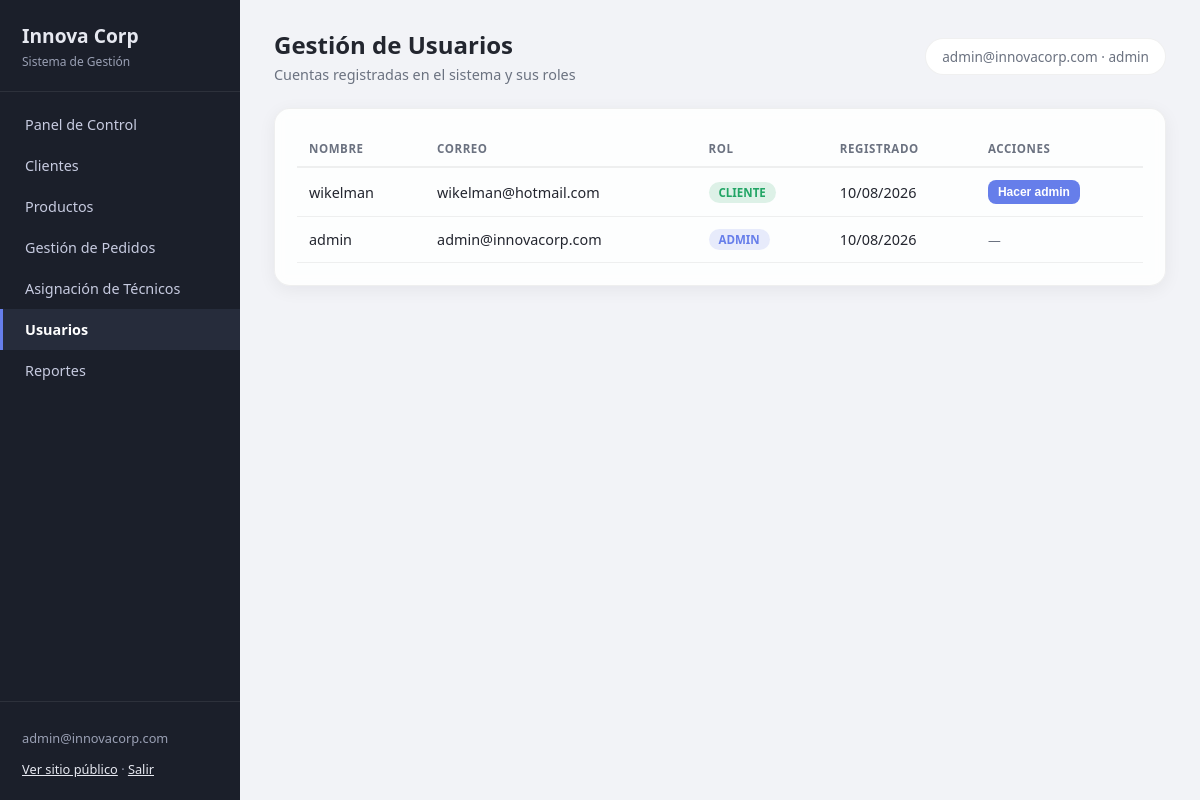
The page /admin/usuarios (signed in) on the database as committed earlier.
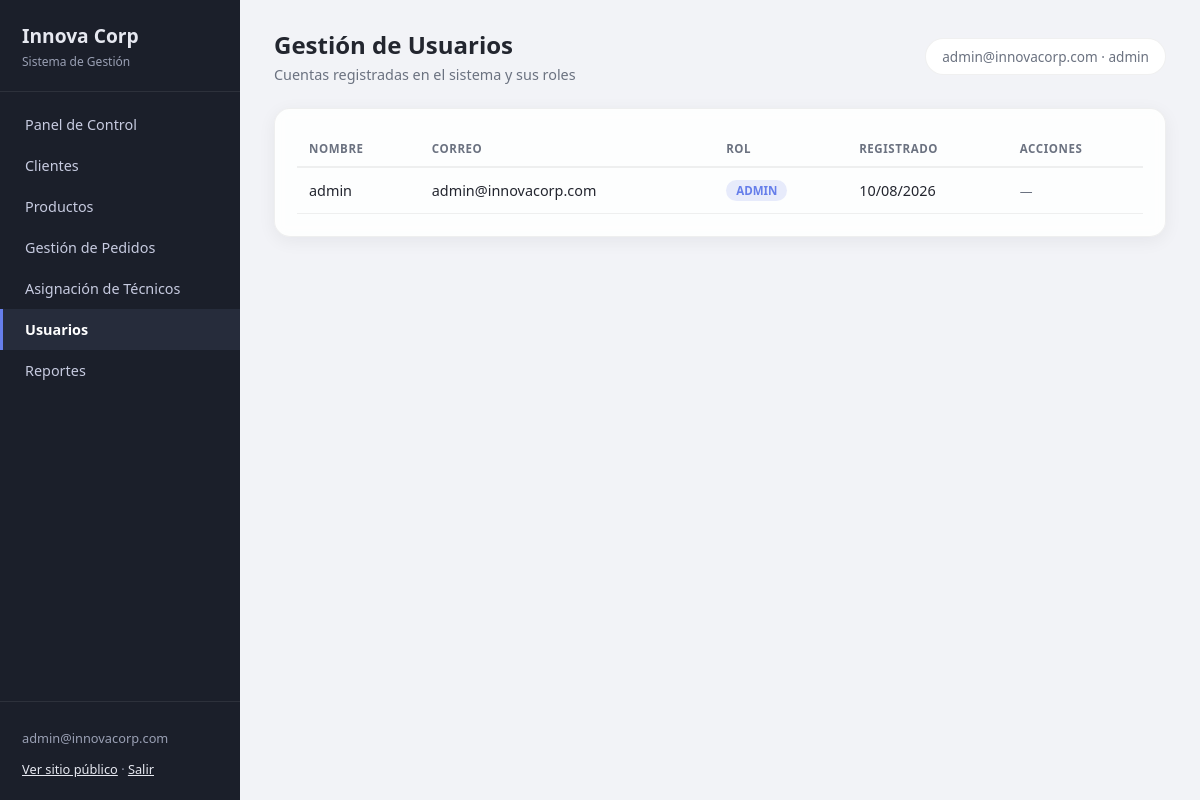
The same page on the database as committed later.
### models.py (models this page shows, shortened)
class Usuario(UserMixin, db.Model):
    __tablename__ = 'usuarios'
    id_usuario = db.Column(db.Integer, primary_key=True)
    nombre_usuario = db.Column(db.String(50), nullable=False, unique=True)
    correo = db.Column(db.String(100), nullable=False, unique=True)
    password_hash = db.Column(db.String(255), nullable=False)
    rol = db.Column(db.String(20), nullable=False, default='cliente')  # admin | tecnico | cliente
    activo = db.Column(db.Boolean, nullable=False, default=True)
    fecha_creacion = db.Column(db.DateTime, default=datetime.utcnow)

### app.py (the view)
@app.route('/admin/usuarios')
@admin_required
def admin_usuarios():
    usuarios = Usuario.query.order_by(Usuario.fecha_creacion.desc()).all()
    return render_template('admin/usuarios.html', activo='usuarios', usuarios=usuarios)

### app.py (called while the page is built)
@login_manager.user_loader
def load_user(id_usuario):
    return Usuario.query.get(int(id_usuario))

def admin_required(f):
    @wraps(f)
    def decorated(*args, **kwargs):
        if not current_user.is_authenticated or current_user.rol != 'admin':
            if request.path.startswith('/api/') or request.headers.get('Accept') == 'application/json':
                return jsonify({'error': 'No autorizado'}), 401
            flash('No tienes permisos para acceder a esa seccion.', 'error')
            return redirect(url_for('login'))
        return f(*args, **kwargs)
    return decorated

@app.before_request
def ensure_db():
    if not hasattr(app, '_db_initialized'):
        inicializar_bd()
        app._db_initialized = True

### templates/admin/usuarios.html (shortened to what this page needs)
{% extends "admin/base.html" %}
{% block encabezado %}Gestión de Usuarios{% endblock %}
{% block subtitulo %}Cuentas registradas en el sistema y sus roles{% endblock %}
{% block contenido %}
<div class="card">
    {% if usuarios %}
    <table class="tabla-admin">
        <thead>
            <tr>
                <th>Nombre</th>
                <th>Correo</th>
                <th>Rol</th>
                <th>Registrado</th>
                <th>Acciones</th>
            </tr>
        </thead>
        <tbody>
            {% for u in usuarios %}
            <tr>
                <td>{{ u.nombre_usuario }}</td>
                <td>{{ u.correo }}</td>
                <td><span class="badge badge-{{ u.rol }}">{{ u.rol }}</span></td>
                <td>{{ u.fecha_creacion.strftime('%d/%m/%Y') if u.fecha_creacion else '-' }}</td>
                <td>
                    {% if u.rol in ['cliente', 'tecnico'] %}
                    <form method="POST" action="{{ url_for('api_hacer_admin', id_usuario=u.id_usuario) }}"
                          onsubmit="return confirm('¿Convertir a {{ u.correo }} en administrador?');">
                        <button type="submit" class="btn btn-primary btn-sm">Hacer admin</button>
                    </form>
                    {% else %}
                    <span style="color: var(--text-muted); font-size: 0.8rem;">—</span>
                    {% endif %}
                </td>
            </tr>
            {% endfor %}
        </tbody>
    </table>
    {% else %}
    <div class="empty-state">No hay usuarios registrados todavía.</div>
    {% endif %}
</div>
{% endblock %}

### templates/admin/base.html (shortened to what this page needs)
<!DOCTYPE html>
<html lang="es">
<head>
    <link rel="stylesheet" href="{{ url_for('static', filename='admin.css') }}">
</head>
<body class="admin-body">
    <aside class="admin-sidebar">
        <div class="brand">
            <h1>Innova Corp</h1>
            <span>Sistema de Gestión</span>
        </div>
        <ul class="admin-nav">
            <li><a href="{{ url_for('admin_dashboard') }}" class="{{ 'active' if activo == 'dashboard' else '' }}">Panel de Control</a></li>
            <li><a href="{{ url_for('admin_clientes') }}" class="{{ 'active' if activo == 'clientes' else '' }}">Clientes</a></li>
            <li><a href="{{ url_for('admin_productos') }}" class="{{ 'active' if activo == 'productos' else '' }}">Productos</a></li>
            <li><a href="{{ url_for('admin_pedidos') }}" class="{{ 'active' if activo == 'pedidos' else '' }}">Gestión de Pedidos</a></li>
            <li><a href="{{ url_for('admin_tecnicos') }}" class="{{ 'active' if activo == 'tecnicos' else '' }}">Asignación de Técnicos</a></li>
            <li><a href="{{ url_for('admin_usuarios') }}" class="{{ 'active' if activo == 'usuarios' else '' }}">Usuarios</a></li>
            <li><a href="{{ url_for('admin_reportes') }}" class="{{ 'active' if activo == 'reportes' else '' }}">Reportes</a></li>
        </ul>
        <div class="sidebar-footer">
            <p>{{ current_user.correo }}</p>
            <a href="{{ url_for('index') }}">Ver sitio público</a> ·
            <a href="{{ url_for('logout') }}">Salir</a>
        </div>
    </aside>
    <main class="admin-main">
        <div class="admin-topbar">
            <div>
                <h2>{% block encabezado %}{% endblock %}</h2>
                <p>{% block subtitulo %}{% endblock %}</p>
            </div>
            <div class="usuario-chip">{{ current_user.correo }} · {{ current_user.rol }}</div>
        </div>
        {% block contenido %}{% endblock %}
    </main>
</body>
</html>

Rows that differ between the two databases and show on the page:
removed Usuario: nombre_usuario "wikelman", correo "wikelman@hotmail.com", rol "CLIENTE", fecha_creacion "10/08/2026"
